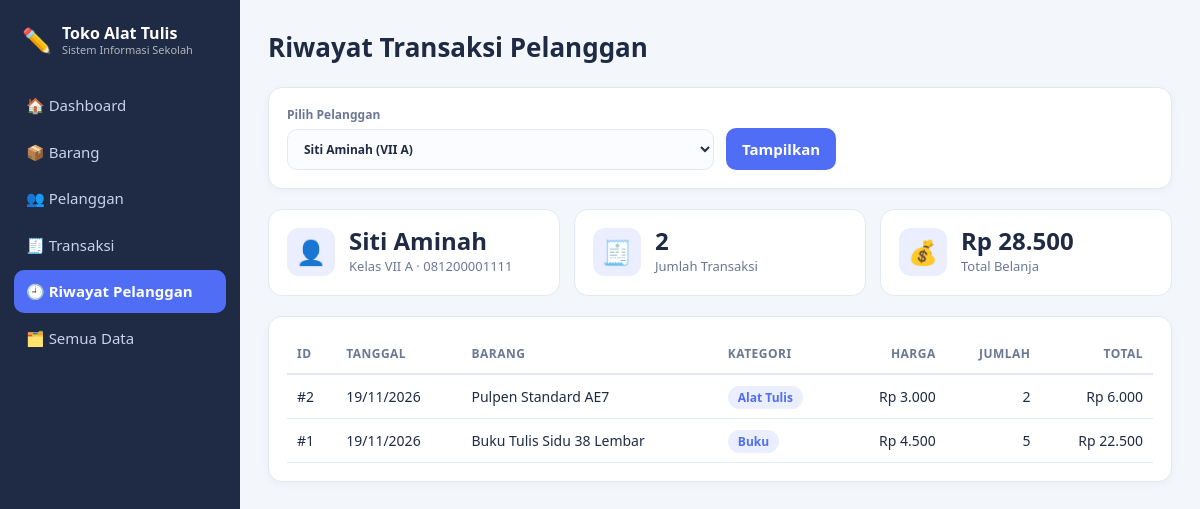
Page /riwayat.php?id=1 on the committed database.
### tables this page shows
CREATE TABLE pelanggan (
  id_pelanggan   INT AUTO_INCREMENT PRIMARY KEY,
  nama_pelanggan VARCHAR(100) NOT NULL,
  kelas          VARCHAR(20),
  no_hp          VARCHAR(20),
  alamat         VARCHAR(200)
);

CREATE TABLE transaksi (
  id_transaksi      INT AUTO_INCREMENT PRIMARY KEY,
  id_barang         INT NOT NULL,
  id_pelanggan      INT NOT NULL,
  tanggal_transaksi DATE NOT NULL,
  jumlah_barang     INT NOT NULL,
  total_harga       INT NOT NULL,
  CONSTRAINT fk_transaksi_barang
    FOREIGN KEY (id_barang) REFERENCES barang(id_barang)
    ON DELETE RESTRICT ON UPDATE CASCADE,
  CONSTRAINT fk_transaksi_pelanggan
    FOREIGN KEY (id_pelanggan) REFERENCES pelanggan(id_pelanggan)
    ON DELETE RESTRICT ON UPDATE CASCADE
);

CREATE TABLE barang (
  id_barang   INT AUTO_INCREMENT PRIMARY KEY,
  nama_barang VARCHAR(100) NOT NULL,
  kategori    VARCHAR(50)  NOT NULL,
  harga       INT NOT NULL,
  stok        INT NOT NULL DEFAULT 0
);

### koneksi.php (called while the page is built, shortened)
<?php
function e($s) { return htmlspecialchars((string)$s, ENT_QUOTES, 'UTF-8'); }
function rp($n) { return 'Rp ' . number_format((int)$n, 0, ',', '.'); }
function tgl($d) { return date('d/m/Y', strtotime($d)); }

### riwayat.php (the view, shortened to what this page needs)
<?php
require 'koneksi.php'; require 'layout.php';
$semua = $pdo->query("SELECT id_pelanggan, nama_pelanggan, kelas FROM pelanggan ORDER BY nama_pelanggan")->fetchAll();
$id = $_GET['id'] ?? '';
$plg = null; $riwayat = []; $totalBelanja = 0;
if ($id !== '') {
    $s = $pdo->prepare("SELECT * FROM pelanggan WHERE id_pelanggan=?");
    $s->execute([$id]);
    $plg = $s->fetch();
    if ($plg) {
        $s = $pdo->prepare("
          SELECT t.id_transaksi, t.tanggal_transaksi, b.nama_barang, b.kategori, b.harga, t.jumlah_barang, t.total_harga
          FROM transaksi t
          JOIN barang b ON b.id_barang = t.id_barang
          WHERE t.id_pelanggan = ?
          ORDER BY t.tanggal_transaksi DESC, t.id_transaksi DESC");
        $s->execute([$id]);
        $riwayat = $s->fetchAll();
        $totalBelanja = array_sum(array_column($riwayat, 'total_harga'));
    }
}
?>
<div class="card">
  <form method="get" class="grid">
    <label>Pilih Pelanggan
      <select name="id" onchange="this.form.submit()"><option value="">— pilih pelanggan —</option>
      <?php foreach ($semua as $p): ?>
        <option value="<?= $p['id_pelanggan'] ?>" <?= $p['id_pelanggan'] == $id ? 'selected' : '' ?>><?= e($p['nama_pelanggan']) ?> (<?= e($p['kelas']) ?>)</option>
      <?php endforeach; ?></select></label>
    <div><button>Tampilkan</button></div>
  </form>
</div>
<?php if ($plg): ?>
<div class="stats">
  <div class="stat"><div class="ic">👤</div><div><b><?= e($plg['nama_pelanggan']) ?></b><span>Kelas <?= e($plg['kelas']) ?> · <?= e($plg['no_hp']) ?></span></div></div>
  <div class="stat"><div class="ic">🧾</div><div><b><?= count($riwayat) ?></b><span>Jumlah Transaksi</span></div></div>
  <div class="stat"><div class="ic">💰</div><div><b><?= rp($totalBelanja) ?></b><span>Total Belanja</span></div></div>
</div>
<div class="card wrap">
  <table>
    <tr><th>ID</th><th>Tanggal</th><th>Barang</th><th>Kategori</th><th class="r">Harga</th><th class="r">Jumlah</th><th class="r">Total</th></tr>
    <?php foreach ($riwayat as $r): ?>
    <tr><td>#<?= $r['id_transaksi'] ?></td><td><?= tgl($r['tanggal_transaksi']) ?></td><td><?= e($r['nama_barang']) ?></td>
      <td><span class="badge"><?= e($r['kategori']) ?></span></td><td class="r"><?= rp($r['harga']) ?></td>
      <td class="r"><?= $r['jumlah_barang'] ?></td><td class="r"><?= rp($r['total_harga']) ?></td></tr>
    <?php endforeach; if (!$riwayat) echo '<tr><td colspan="7" class="muted">Pelanggan ini belum pernah bertransaksi.</td></tr>'; ?>
  </table>
</div>
<?php elseif ($id !== ''): ?>
  <div class="alert err">⚠️ Pelanggan tidak ditemukan.</div>
<?php endif; ?>

### assets/style.css (style rules this page uses)
:root { --bg:#f3f6fb;--card:#fff;--tx:#1f2a44;--mut:#6b7794;--bd:#e3e9f4;--pri:#4f6df5;--pri2:#eaeefe;--ok:#1f9d6b;--warn:#e08a00;--dg:#d64545 }
* { box-sizing:border-box }
body { margin:0; background:var(--bg); color:var(--tx); font:15px/1.5 "Segoe UI",system-ui,-apple-system,sans-serif; display:flex;min-height:100vh; }
.card { background:var(--card);border:1px solid var(--bd);border-radius:14px;padding:18px;margin-bottom:20px;box-shadow:0 2px 8px rgba(31,42,68,.04) }
.stats { display:grid;grid-template-columns:repeat(auto-fit,minmax(190px,1fr));gap:14px;margin-bottom:20px }
.stat { background:var(--card);border:1px solid var(--bd);border-radius:14px;padding:18px;display:flex;gap:14px;align-items:center }
.stat .ic { width:48px;height:48px;border-radius:12px;background:var(--pri2);display:grid;place-items:center;font-size:24px }
.stat b { display:block;font-size:24px;line-height:1.1 }
.stat span { color:var(--mut);font-size:13px }
form.grid { display:grid;grid-template-columns:repeat(auto-fit,minmax(180px,1fr));gap:12px;align-items:end }
label { display:flex;flex-direction:column;font-size:12px;font-weight:600;color:var(--mut);gap:5px }
input,select { font:inherit;padding:10px 12px;border:1px solid var(--bd);border-radius:10px;background:#fbfcff;color:var(--tx);width:100% }
.btn,button { background:var(--pri);color:#fff;border:0;padding:10px 16px;border-radius:10px;cursor:pointer;font:inherit;font-weight:600;text-decoration:none;display:inline-block }
.wrap { overflow-x:auto }
table { width:100%;border-collapse:collapse;font-size:14px }
th { text-align:left;color:var(--mut);font-size:12px;text-transform:uppercase;letter-spacing:.04em;padding:10px;border-bottom:2px solid var(--bd);white-space:nowrap }
td { padding:11px 10px;border-bottom:1px solid var(--bd);white-space:nowrap }
.r { text-align:right }
.badge { padding:3px 10px;border-radius:99px;font-size:12px;font-weight:600;background:var(--pri2);color:var(--pri) }

### rows in the picture
pelanggan: nama_pelanggan "Siti Aminah", kelas "VII A", no_hp "081200001111"
transaksi: id_transaksi "2", tanggal_transaksi "19/11/2026", id_barang.nama_barang "Pulpen Standard AE7", id_barang.kategori "Alat Tulis", id_barang.harga "Rp 3.000", jumlah_barang "2", total_harga "Rp 6.000"
transaksi: id_transaksi "1", tanggal_transaksi "19/11/2026", id_barang.nama_barang "Buku Tulis Sidu 38 Lembar", id_barang.kategori "Buku", id_barang.harga "Rp 4.500", jumlah_barang "5", total_harga "Rp 22.500"

### other values in the picture
$ikon "🏠"
$nama "Dashboard"
$ikon "📦"
$nama "Barang"
$ikon "👥"
$nama "Pelanggan"
$ikon "🧾"
$nama "Transaksi"
$ikon "🕘"
$nama "Riwayat Pelanggan"
$ikon "🗂️"
$nama "Semua Data"
$judul "Riwayat Transaksi Pelanggan"
count($riwayat) "2"
rp($totalBelanja) "Rp 28.500"
